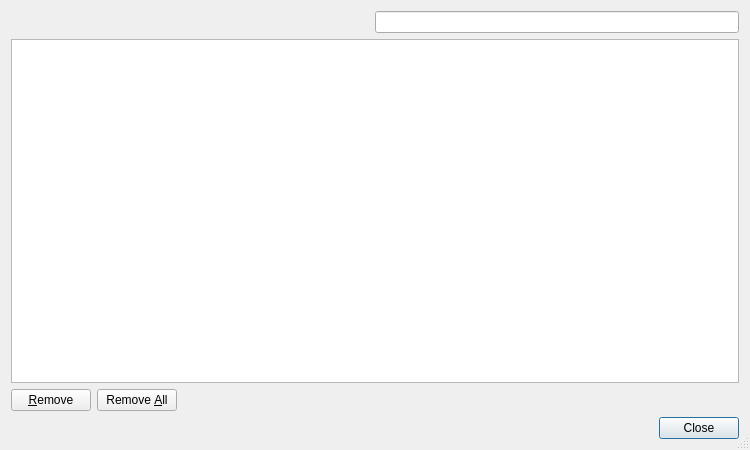
<?xml version="1.0" encoding="UTF-8"?>
<ui version="4.0">
 <class>HistoryDialog</class>
 <widget class="QDialog" name="HistoryDialog">
  <property name="geometry">
   <rect>
    <x>0</x>
    <y>0</y>
    <width>750</width>
    <height>450</height>
   </rect>
  </property>
  <property name="windowTitle">
   <string>Manage History</string>
  </property>
  <property name="sizeGripEnabled">
   <bool>true</bool>
  </property>
  <layout class="QVBoxLayout" name="verticalLayout">
   <item>
    <layout class="QHBoxLayout" name="horizontalLayout_2">
     <item>
      <spacer name="horizontalSpacer">
       <property name="orientation">
        <enum>Qt::Horizontal</enum>
       </property>
       <property name="sizeHint" stdset="0">
        <size>
         <width>40</width>
         <height>20</height>
        </size>
       </property>
      </spacer>
     </item>
     <item>
      <layout class="QHBoxLayout" name="horizontalLayout">
       <property name="spacing">
        <number>0</number>
       </property>
       <item>
        <widget class="QLineEdit" name="searchEdit">
         <property name="toolTip">
          <string>Enter search term for history entries</string>
         </property>
         <property name="clearButtonEnabled">
          <bool>true</bool>
         </property>
        </widget>
       </item>
      </layout>
     </item>
    </layout>
   </item>
   <item>
    <widget class="EricTreeView" name="historyTree">
     <property name="alternatingRowColors">
      <bool>true</bool>
     </property>
     <property name="selectionMode">
      <enum>QAbstractItemView::ExtendedSelection</enum>
     </property>
     <property name="textElideMode">
      <enum>Qt::ElideMiddle</enum>
     </property>
     <property name="uniformRowHeights">
      <bool>true</bool>
     </property>
    </widget>
   </item>
   <item>
    <layout class="QHBoxLayout" name="horizontalLayout_3">
     <item>
      <widget class="QPushButton" name="removeButton">
       <property name="toolTip">
        <string>Press to remove the selected entries</string>
       </property>
       <property name="text">
        <string>&amp;Remove</string>
       </property>
       <property name="autoDefault">
        <bool>false</bool>
       </property>
      </widget>
     </item>
     <item>
      <widget class="QPushButton" name="removeAllButton">
       <property name="toolTip">
        <string>Press to remove all entries</string>
       </property>
       <property name="text">
        <string>Remove &amp;All</string>
       </property>
       <property name="autoDefault">
        <bool>false</bool>
       </property>
      </widget>
     </item>
     <item>
      <spacer name="spacer">
       <property name="orientation">
        <enum>Qt::Horizontal</enum>
       </property>
       <property name="sizeHint" stdset="0">
        <size>
         <width>40</width>
         <height>20</height>
        </size>
       </property>
      </spacer>
     </item>
    </layout>
   </item>
   <item>
    <widget class="QDialogButtonBox" name="buttonBox">
     <property name="orientation">
      <enum>Qt::Horizontal</enum>
     </property>
     <property name="standardButtons">
      <set>QDialogButtonBox::Close</set>
     </property>
    </widget>
   </item>
  </layout>
 </widget>
 <customwidgets>
  <customwidget>
   <class>EricTreeView</class>
   <extends>QTreeView</extends>
   <header>EricWidgets/EricTreeView.h</header>
  </customwidget>
 </customwidgets>
 <tabstops>
  <tabstop>searchEdit</tabstop>
  <tabstop>historyTree</tabstop>
  <tabstop>removeButton</tabstop>
  <tabstop>removeAllButton</tabstop>
  <tabstop>buttonBox</tabstop>
 </tabstops>
 <resources/>
 <connections>
  <connection>
   <sender>buttonBox</sender>
   <signal>accepted()</signal>
   <receiver>HistoryDialog</receiver>
   <slot>accept()</slot>
   <hints>
    <hint type="sourcelabel">
     <x>252</x>
     <y>445</y>
    </hint>
    <hint type="destinationlabel">
     <x>157</x>
     <y>274</y>
    </hint>
   </hints>
  </connection>
  <connection>
   <sender>buttonBox</sender>
   <signal>rejected()</signal>
   <receiver>HistoryDialog</receiver>
   <slot>reject()</slot>
   <hints>
    <hint type="sourcelabel">
     <x>320</x>
     <y>445</y>
    </hint>
    <hint type="destinationlabel">
     <x>286</x>
     <y>274</y>
    </hint>
   </hints>
  </connection>
 </connections>
</ui>
